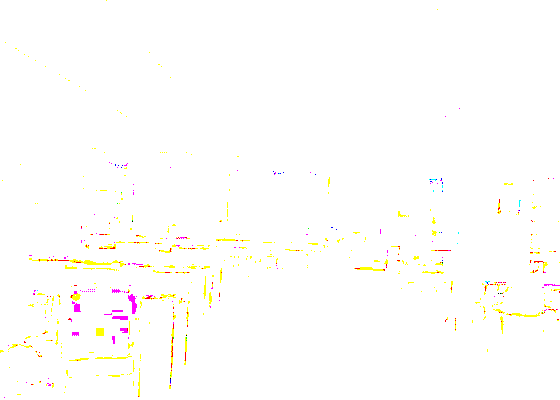
%> input picture video_attention/CVPR13/tmpRGB.bmp, 560 x 400 px
$ octave --eval "result = spectral_saliency_multichannel(imread('../../CVPR13/tmpRGB.bmp'));"   (GNU Octave 9; MATLAB toolbox functions it lacks are replaced by stand-ins)
%> lines starting %> are read from the running program, lines starting %| are printed output that depends on the picture
### video_attention/compare/spectral_saliency/spectral_saliency.m
function [S,P,M]=spectral_saliency(I,residual_filter_length)
  % SPECTRAL_SALIENCY implements the calculation of the visual saliency
  %   using pure spectral whitening (residual_filter_length=0) or
  %   the spectral residual (residual_filter_length>0).
  %
  %   For more details on the method see:
  %   [1] X. Hou and L. Zhang, "Saliency Detection: A Spectral Residual
  %       Approach", in CVPR, 2007.
  %       (original paper)
  %   [2] C. Guo, Q. Ma, and L. Zhang, “Spatio-temporal saliency detection
  %       using phase spectrum of quaternion fourier transform,” in CVPR,
  %       2008.
  %       (extension to quaternions; importance of the residual)
  %
  %   It has been applied quite a lot through the last years, e.g., see:
  %   [3] B. Schauerte, B. Kühn, K. Kroschel, R. Stiefelhagen, "Multimodal
  %       Saliency-based Attention for Object-based Scene Analysis," in
  %       IROS, 2011.
  %       ("simple" multi-channel and quaternion-based)
  %   [4] B. Schauerte, J. Richarz, G. A. Fink,"Saliency-based
  %       Identification and Recognition of Pointed-at Objects," in IROS,
  %       2010.
  %       (uses multi-channel on intensity, blue-yellow/red-green opponent)
  %   [5] B. Schauerte, G. A. Fink, "Focusing Computational Visual
  %       Attention in Multi-Modal Human-Robot Interaction," in Proc. ICMI,
  %       2010
  %       (extended multi-scale and neuron-based approach that allows
  %        to incorporate information about the visual search target)
  %
  %   However, the underlying principle has been addressed long before:
  %   [6] A. Oppenheim and J. Lim, “The importance of phase in signals,”
  %       in Proc. IEEE, vol. 69, pp. 529–541, 1981.
  %
  % @author: B. Schauerte
  % @date:   2009-2011

  % Copyright 2009-2011 B. Schauerte. All rights reserved.
  %
  % Redistribution and use in source and binary forms, with or without
  % modification, are permitted provided that the following conditions are
  % met:
  %
  %    1. Redistributions of source code must retain the above copyright
  %       notice, this list of conditions and the following disclaimer.
  %
  %    2. Redistributions in binary form must reproduce the above copyright
  %       notice, this list of conditions and the following disclaimer in
  %       the documentation and/or other materials provided with the
  %       distribution.
  %
  % THIS SOFTWARE IS PROVIDED BY B. SCHAUERTE ''AS IS'' AND ANY EXPRESS OR
  % IMPLIED WARRANTIES, INCLUDING, BUT NOT LIMITED TO, THE IMPLIED
  % WARRANTIES OF MERCHANTABILITY AND FITNESS FOR A PARTICULAR PURPOSE ARE
  % DISCLAIMED. IN NO EVENT SHALL B. SCHAUERTE OR CONTRIBUTORS BE LIABLE
  % FOR ANY DIRECT, INDIRECT, INCIDENTAL, SPECIAL, EXEMPLARY, OR
  % CONSEQUENTIAL DAMAGES (INCLUDING, BUT NOT LIMITED TO, PROCUREMENT OF
  % SUBSTITUTE GOODS OR SERVICES; LOSS OF USE, DATA, OR PROFITS; OR
  % BUSINESS INTERRUPTION) HOWEVER CAUSED AND ON ANY THEORY OF LIABILITY,
  % WHETHER IN CONTRACT, STRICT LIABILITY, OR TORT (INCLUDING NEGLIGENCE OR
  % OTHERWISE) ARISING IN ANY WAY OUT OF THE USE OF THIS SOFTWARE, EVEN IF
  % ADVISED OF THE POSSIBILITY OF SUCH DAMAGE.
  %
  % The views and conclusions contained in the software and documentation
  % are those of the authors and should not be interpreted as representing
  % official policies, either expressed or implied, of B. Schauerte.

  assert(size(I,3)==1);

  if nargin<2
    residual_filter_length=0;
  else
    assert(residual_filter_length>=0);
  end

  FI = fft2(I);   % Fourier-transformed image representation
  P = angle(FI);  % Phase
  M = abs(FI);    % Magnitude
  if ~residual_filter_length
    % perform pure spectral whitening (see [2] and [1])
    S = abs(ifft2(exp(1i*P))).^2; % SP seems not to be the most important part
  else
    % perform spectral residual (see [1])
    L  = log(M);
    SR = L - imfilter(L, fspecial('average', residual_filter_length), 'replicate');
    S  = abs(ifft2(exp(SR + 1i*P))) .^ 2;
  end

### video_attention/compare/spectral_saliency/spectral_saliency_multichannel.m
function S=spectral_saliency_multichannel(I,imsize,multichannel_method,smap_smoothing_filter_size,cmap_normalization,do_figures,do_channel_image_mattogrey)
  % SPECTRAL_SALIENCY_MULTICHANNEL is a (simple) multichannel
  %   implementation of the spectral saliency calculation for images.
  %
  %   The selected image size (imsize) at which the saliency is calculated
  %   is the most important parameter. Just try different sizes and you
  %   will see ...
  %
  %   There are two methods (multichannel_method) to calculate the
  %   multichannel saliency:
  %   'simple':     Calculates the single-channel saliency for each channel
  %                 separately and then averages the result.
  %   ...:          I am currently preparing an extended version and update
  %                 (e.g., an extended implementation using Quaternions).
  %                 Until then (because the internal interfaces change quite
  %                 frequently at the moment), I disabled this functionality.
  %                 Contact me, if you urgently need, e.g., a Quaternion-based
  %                 or multi-scale implementation.
  %
  %   Usage examples:
  %   - spectral_saliency_multichannel(imread(..some image path..))
  %     or as an example for other color spaces (e.g. ICOPP, Lab, ...)
  %   - spectral_saliency_multichannel(rgb2icopp(imread(..some image path..)))
  %
  %   Notes:
  %   - I kept the implementations as focused and simple as possible and
  %     thus they lack more advanced functionality, e.g. more complex
  %     normalizations. However, I think that the provided functionality is
  %     more than sufficient for (a) people who want to get started in the
  %     field of visual attention (especially students), (b) practitioners
  %     who have heard about the spectral approach and want to try it, and
  %     (c) people who just need a fast, reliable, well-established visual
  %     saliency algorithm (with a simple interface and not too many
  %     parameters) for their applications.
  %
  %   For more details on the method see:
  %   [1] X. Hou and L. Zhang, "Saliency Detection: A Spectral Residual
  %       Approach", in CVPR, 2007.
  %       (original paper)
  %   [2] C. Guo, Q. Ma, and L. Zhang, “Spatio-temporal saliency detection
  %       using phase spectrum of quaternion fourier transform,” in CVPR,
  %       2008.
  %       (extension to quaternions; importance of the residual)
  %
  %   It has been applied quite a lot through the last years, e.g., see:
  %   [3] B. Schauerte, B. Kühn, K. Kroschel, R. Stiefelhagen, "Multimodal
  %       Saliency-based Attention for Object-based Scene Analysis," in
  %       IROS, 2011.
  %       ("simple" multi-channel and quaternion-based; Isophote-based
  %        saliency map segmentation)
  %   [4] B. Schauerte, J. Richarz, G. A. Fink,"Saliency-based
  %       Identification and Recognition of Pointed-at Objects," in IROS,
  %       2010.
  %       (uses multi-channel on intensity, blue-yellow/red-green opponent)
  %   [5] B. Schauerte, G. A. Fink, "Focusing Computational Visual
  %       Attention in Multi-Modal Human-Robot Interaction," in Proc. ICMI,
  %       2010
  %       (extended to a multi-scale and neuron-based approach that allows
  %        to incorporate information about the visual search target)
  %
  %   However, the underlying principle has been addressed long before:
  %   [6] A. Oppenheim and J. Lim, “The importance of phase in signals,”
  %       in Proc. IEEE, vol. 69, pp. 529–541, 1981.
  %
  % @author: B. Schauerte
  % @date:   2009-2011
  % @url:    http://cvhci.anthropomatik.kit.edu/~bschauer/

  % Copyright 2009-2011 B. Schauerte. All rights reserved.
  %
  % Redistribution and use in source and binary forms, with or without
  % modification, are permitted provided that the following conditions are
  % met:
  %
  %    1. Redistributions of source code must retain the above copyright
  %       notice, this list of conditions and the following disclaimer.
  %
  %    2. Redistributions in binary form must reproduce the above copyright
  %       notice, this list of conditions and the following disclaimer in
  %       the documentation and/or other materials provided with the
  %       distribution.
  %
  % THIS SOFTWARE IS PROVIDED BY B. SCHAUERTE ''AS IS'' AND ANY EXPRESS OR
  % IMPLIED WARRANTIES, INCLUDING, BUT NOT LIMITED TO, THE IMPLIED
  % WARRANTIES OF MERCHANTABILITY AND FITNESS FOR A PARTICULAR PURPOSE ARE
  % DISCLAIMED. IN NO EVENT SHALL B. SCHAUERTE OR CONTRIBUTORS BE LIABLE
  % FOR ANY DIRECT, INDIRECT, INCIDENTAL, SPECIAL, EXEMPLARY, OR
  % CONSEQUENTIAL DAMAGES (INCLUDING, BUT NOT LIMITED TO, PROCUREMENT OF
  % SUBSTITUTE GOODS OR SERVICES; LOSS OF USE, DATA, OR PROFITS; OR
  % BUSINESS INTERRUPTION) HOWEVER CAUSED AND ON ANY THEORY OF LIABILITY,
  % WHETHER IN CONTRACT, STRICT LIABILITY, OR TORT (INCLUDING NEGLIGENCE OR
  % OTHERWISE) ARISING IN ANY WAY OUT OF THE USE OF THIS SOFTWARE, EVEN IF
  % ADVISED OF THE POSSIBILITY OF SUCH DAMAGE.
  %
  % The views and conclusions contained in the software and documentation
  % are those of the authors and should not be interpreted as representing
  % official policies, either expressed or implied, of B. Schauerte.

  %if nargin<2, imsize=1; end % use original image size
  if nargin<2, imsize=[NaN 64]; end
  if nargin<3, multichannel_method='simple'; end
  if nargin<4, smap_smoothing_filter_size=3; end
  if nargin<5, cmap_normalization=1; end
  if nargin<6, do_figures=true; end
  if nargin<7, do_channel_image_mattogrey=true; end

  if ~isfloat(I)
    I=im2double(I);
  end
  imorigsize=size(I);
%> imorigsize = [400 560 3]
  IR=imresize(I, imsize, 'bilinear');

  nchannels=size(IR,3);
%> nchannels = 3
  channel_saliency=zeros(size(IR));
  channel_phase=zeros(size(IR));
  channel_magnitude=zeros(size(IR));
  channel_saliency_smoothed=zeros(size(IR));

  switch multichannel_method
    % "simple" single-channel and averaging
    case {'simple'}
      % calculate "saliency" for each channel
      for i=1:1:nchannels
        [channel_saliency(:,:,i),channel_phase(:,:,i),channel_magnitude(:,:,i)]=spectral_saliency(IR(:,:,i));
        channel_saliency_smoothed(:,:,i)=imfilter(channel_saliency(:,:,i), fspecial('disk', smap_smoothing_filter_size));
        switch cmap_normalization % simple (range) normalization
          case {1}
            % simply normalize the value range
            cmin=min(channel_saliency_smoothed(:));
            cmax=max(channel_saliency_smoothed(:));
            if (cmin - cmax) > 0
              channel_saliency_smoothed=(channel_saliency_smoothed - cmin) / (cmax - cmin);
            end

          case {0}
            % do nothing

          otherwise
            error('unsupported normalization')
        end
      end
%> this loop made 3 passes
%> (cmin, cmax) on passes 1 to 3: (0, 0.011), (0, 0.0146), (5.49e-06, 0.0146)
%> pass 1, in spectral_saliency, `P = angle(FI);`:
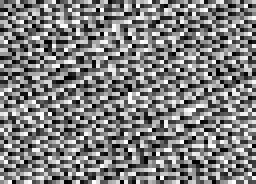
%> P: size 46x64 double (shown 4 times larger); min -3.14, max 3.14, mean 0.00213; drawn with min black and max white
%> pass 1, in spectral_saliency, `M = abs(FI);`:
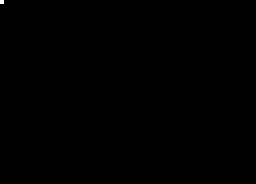
%> M: size 46x64 double (shown 4 times larger); min 0.0044, max 2942.9, mean 1.2; drawn with min black and max white
%> pass 2, in spectral_saliency (call 2), `P = angle(FI);`:
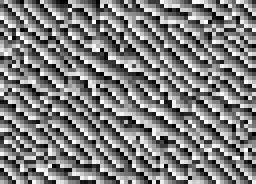
%> P: size 46x64 double (shown 4 times larger); min -3.14, max 3.14, mean 0.00213; mean of the top-left, top-right, bottom-left and bottom-right quarters -0.0589, 0.042, -0.0158, 0.0412; drawn with min black and max white
%> after the loop:
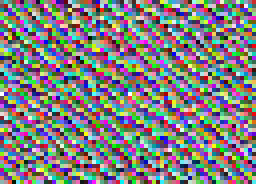
%> channel_phase: size 46x64x3 double (shown 4 times larger); mean R, G, B 0.00213, 0.00213, 0.00213; drawn with min black and max white
%> after the loop:
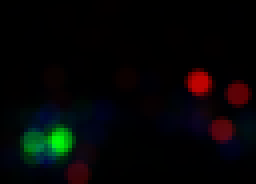
%> channel_saliency_smoothed: size 46x64x3 double (shown 4 times larger); mean R, G, B 0.000335, 0.000335, 0.000331; drawn with min black and max white

      % uniform linear combination of the channels
      S=mean(channel_saliency_smoothed,3);

      if do_figures
        figure('name','Saliency / Channel');
        for i=1:1:nchannels
          subplot(4,nchannels,0*nchannels+i);
          if do_channel_image_mattogrey
            subimage(mat2gray(IR(:,:,i)));
          else
            subimage(IR(:,:,i));
          end
          title(['Channel ' int2str(i)]);
        end
        for i=1:1:nchannels
          subplot(4,nchannels,1*nchannels+i);
          subimage(mat2gray(channel_saliency_smoothed(:,:,i)));
          title(['Channel ' int2str(i) ' Saliency']);
        end
        for i=1:1:nchannels
          subplot(4,nchannels,2*nchannels+i);
          subimage(mat2gray(channel_phase(:,:,i)));
          title(['Channel ' int2str(i) ' Phase']);
        end
        for i=1:1:nchannels
          subplot(4,nchannels,3*nchannels+i);
          subimage(mat2gray(channel_magnitude(:,:,i)));
          title(['Channel ' int2str(i) ' Magnitude']);
        end
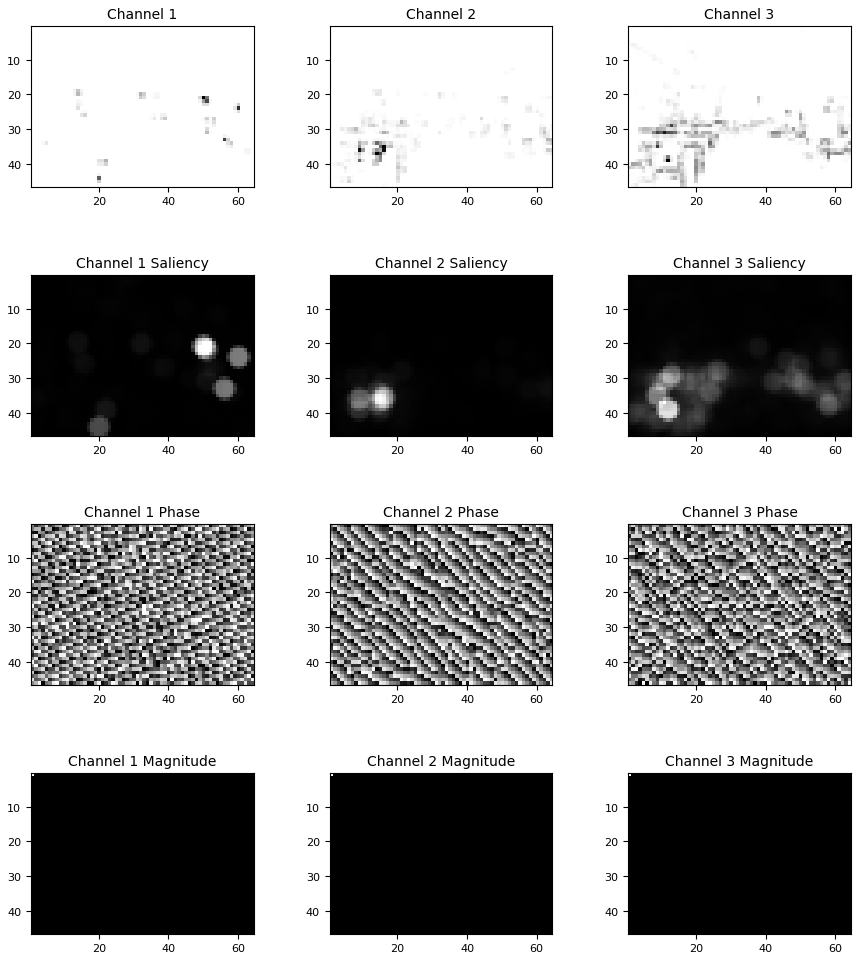
%> figure redrawn from the program's plot data, 12 panels
      end

    % quaternion-based
    %case {'quaternion'}
    %  S=spectral_saliency_quaternion(IR);
    %  S=imfilter(S, fspecial('disk', smap_smoothing_filter_size));

    otherwise
      error('unsupported multichannel saliency calculation mode')
  end

  if do_figures
    figure('name','Saliency');
    subplot(1,2,1); imshow(I);
    subplot(1,2,2); imshow(mat2gray(imresize(S, imorigsize(1:2))));
%> after `imshow(mat2gray(imresize(S, imorigsize(1:2))))`:
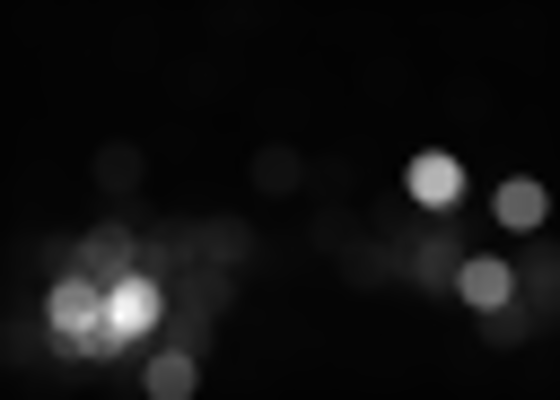
%> displayed picture: size 400x560, on the screen's scale of 0 to 255; min 0, max 255, mean 17.7
  end
